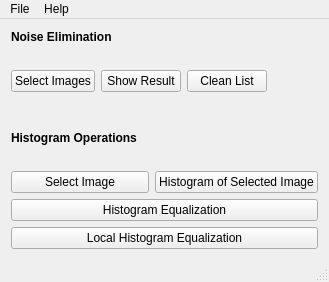
<?xml version="1.0" encoding="UTF-8"?>
<ui version="4.0">
 <class>MainWindow</class>
 <widget class="QMainWindow" name="MainWindow">
  <property name="geometry">
   <rect>
    <x>0</x>
    <y>0</y>
    <width>329</width>
    <height>282</height>
   </rect>
  </property>
  <property name="windowTitle">
   <string>Image Processing</string>
  </property>
  <widget class="QWidget" name="centralWidget">
   <layout class="QVBoxLayout" name="verticalLayout_3">
    <item>
     <layout class="QFormLayout" name="formLayout">
      <item row="1" column="0">
       <widget class="QLabel" name="number_of_image_label">
        <property name="text">
         <string/>
        </property>
       </widget>
      </item>
      <item row="2" column="0">
       <layout class="QHBoxLayout" name="horizontalLayout">
        <item>
         <widget class="QPushButton" name="select_images_button">
          <property name="text">
           <string>Select Images</string>
          </property>
         </widget>
        </item>
        <item>
         <widget class="QPushButton" name="show_average_image_button">
          <property name="text">
           <string>Show Result</string>
          </property>
         </widget>
        </item>
        <item>
         <widget class="QPushButton" name="clean_list_button">
          <property name="text">
           <string>Clean List</string>
          </property>
         </widget>
        </item>
       </layout>
      </item>
      <item row="0" column="0" colspan="2">
       <widget class="QLabel" name="noise_elimination_label">
        <property name="text">
         <string>&lt;b&gt;Noise Elimination&lt;/b&gt;</string>
        </property>
       </widget>
      </item>
     </layout>
    </item>
    <item>
     <layout class="QVBoxLayout" name="verticalLayout_2">
      <item>
       <layout class="QVBoxLayout" name="verticalLayout">
        <item>
         <widget class="QLabel" name="histogram_operations_label">
          <property name="text">
           <string>&lt;b&gt;Histogram Operations&lt;/b&gt;</string>
          </property>
         </widget>
        </item>
        <item>
         <widget class="QLabel" name="histogram_image_name_label">
          <property name="text">
           <string/>
          </property>
         </widget>
        </item>
       </layout>
      </item>
      <item>
       <layout class="QHBoxLayout" name="horizontalLayout_2">
        <item>
         <widget class="QPushButton" name="histogram_select_image_button">
          <property name="text">
           <string>Select Image</string>
          </property>
         </widget>
        </item>
        <item>
         <widget class="QPushButton" name="histogram_of_selected_image_button">
          <property name="text">
           <string>Histogram of Selected Image</string>
          </property>
         </widget>
        </item>
       </layout>
      </item>
      <item>
       <widget class="QPushButton" name="histogram_equalization_button">
        <property name="text">
         <string>Histogram Equalization</string>
        </property>
       </widget>
      </item>
      <item>
       <widget class="QPushButton" name="local_histogram_equalization_button">
        <property name="text">
         <string>Local Histogram Equalization</string>
        </property>
       </widget>
      </item>
     </layout>
    </item>
   </layout>
  </widget>
  <widget class="QMenuBar" name="menuBar">
   <property name="geometry">
    <rect>
     <x>0</x>
     <y>0</y>
     <width>329</width>
     <height>22</height>
    </rect>
   </property>
   <widget class="QMenu" name="menuHelp">
    <property name="title">
     <string>Help</string>
    </property>
    <addaction name="actionAbout_Me"/>
   </widget>
   <widget class="QMenu" name="menuFile">
    <property name="title">
     <string>File</string>
    </property>
    <addaction name="actionQuit"/>
   </widget>
   <addaction name="menuFile"/>
   <addaction name="menuHelp"/>
  </widget>
  <widget class="QStatusBar" name="statusBar"/>
  <action name="actionAbout_Me">
   <property name="text">
    <string>About Me</string>
   </property>
   <property name="shortcut">
    <string>F1</string>
   </property>
  </action>
  <action name="actionQuit">
   <property name="text">
    <string>Quit</string>
   </property>
   <property name="shortcut">
    <string>Ctrl+Q</string>
   </property>
  </action>
 </widget>
 <layoutdefault spacing="6" margin="11"/>
 <tabstops>
  <tabstop>select_images_button</tabstop>
  <tabstop>show_average_image_button</tabstop>
  <tabstop>clean_list_button</tabstop>
  <tabstop>histogram_select_image_button</tabstop>
  <tabstop>histogram_of_selected_image_button</tabstop>
  <tabstop>histogram_equalization_button</tabstop>
  <tabstop>local_histogram_equalization_button</tabstop>
 </tabstops>
 <resources/>
 <connections/>
</ui>
